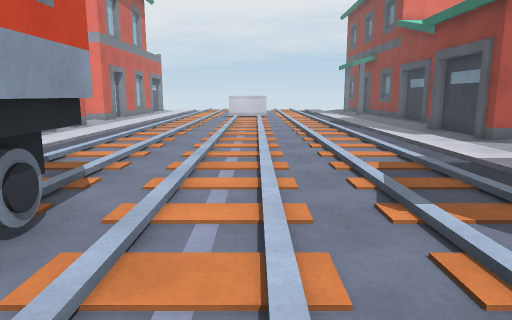
[1] (above)

19 first-person views from a walk through a 3-D level made in the Unity game engine. The camera is 1.3 m above the floor, tilts 10° down and sees 70° across. The floor is counted in squares, 1 m on a side. Each view is taken from the middle of a square. On the plan, view 1 faces up. The plan holds only what a view shows up to about 15 squares ahead; the rest is blank. The place goes on beyond the plan. The player is left out.

[2]
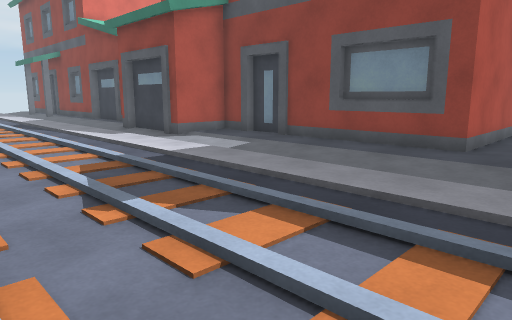

[3]
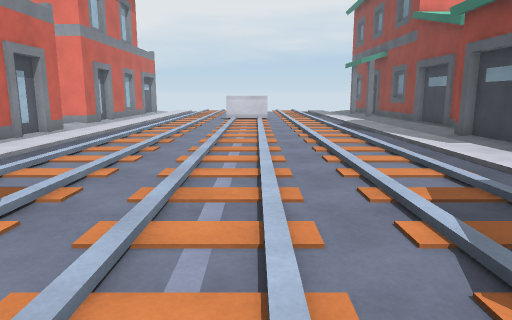

[4]
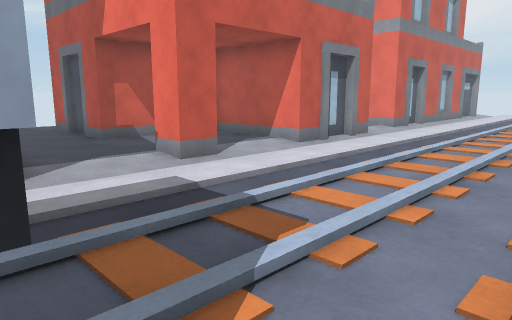

[5]
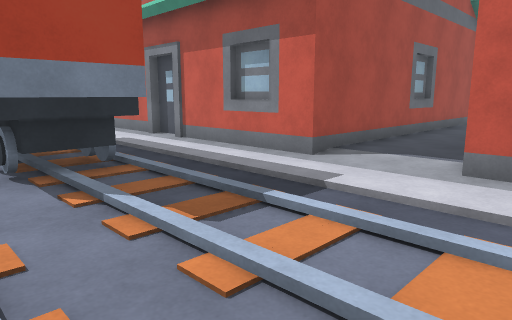

[6]
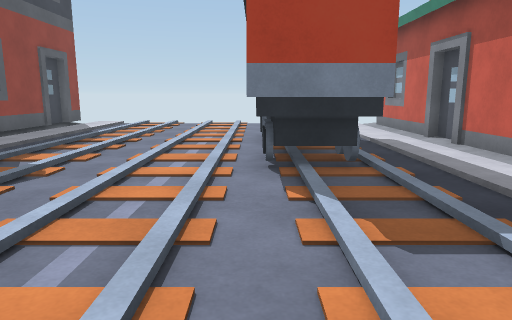

[7]
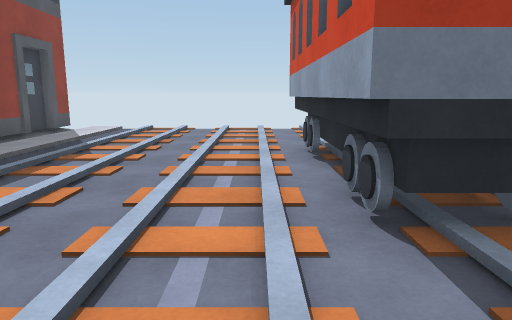

[8]
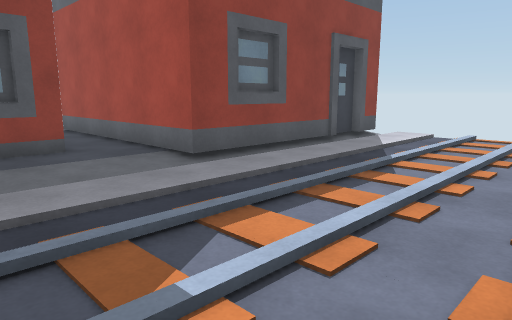

[9]
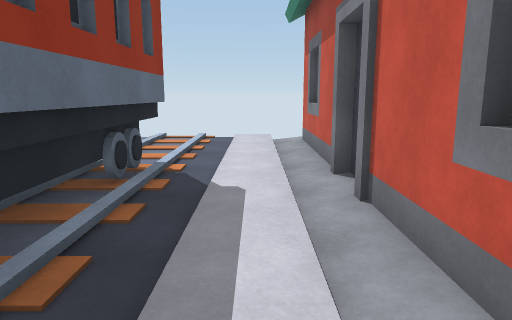

[10]
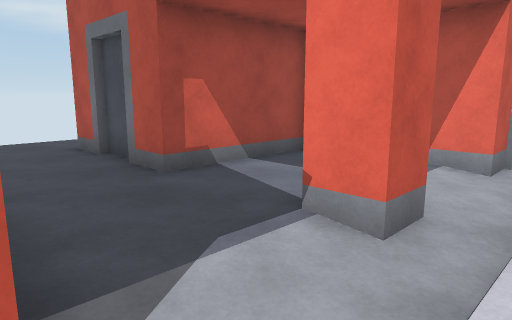

[11]
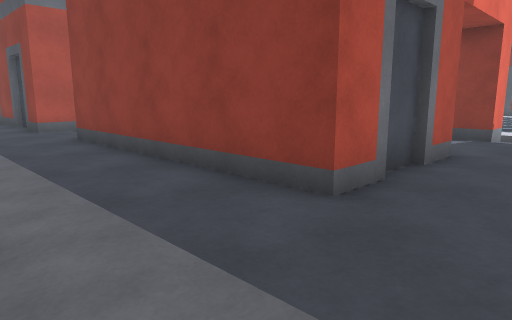

[12]
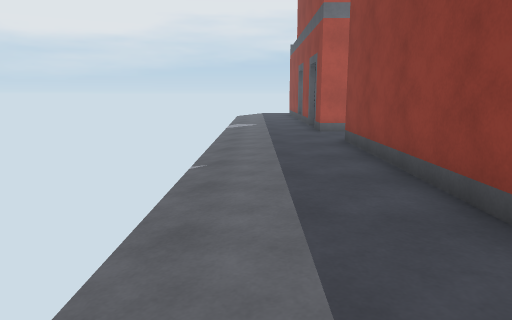

[13]
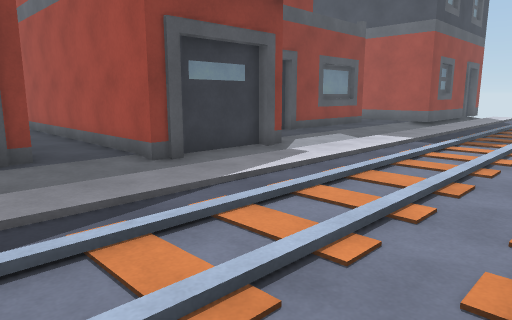

[14]
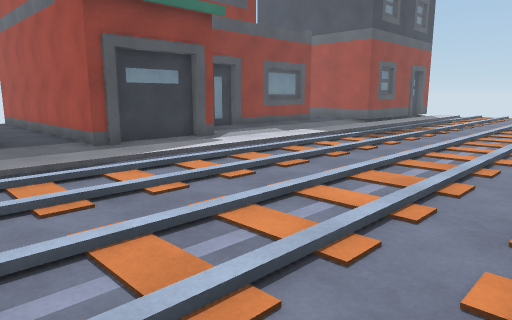

[15]
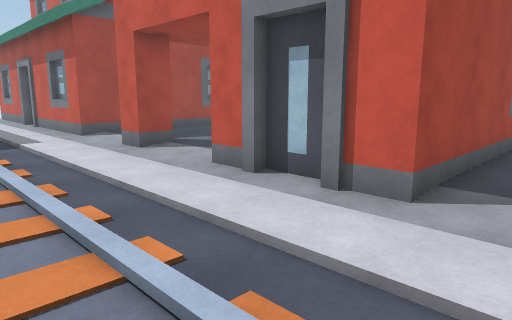

[16]
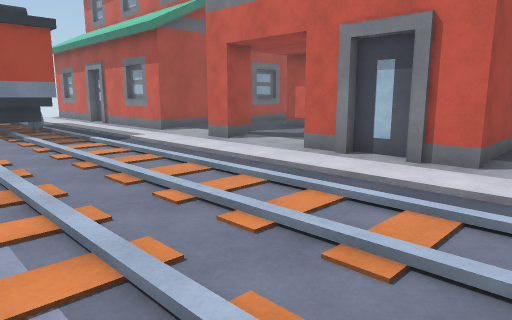

[17]
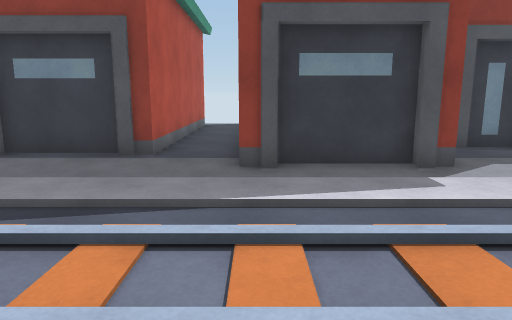

[18]
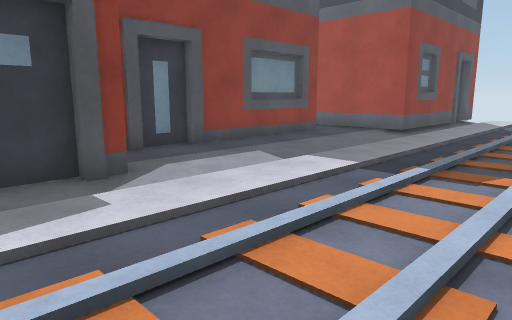

[19]
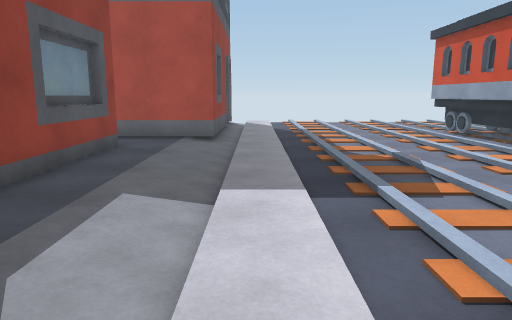

### Floor plan
Key: @ floor where view 1 was taken; # wall or solid block; . floor; / step, stairs or slope; H house; O other object.
Columns run from 19 left of view 1 to 16 right of it. Each row starts with its distance up from view 1.
 18 .....      ....//.// // ...#
 17 .....   .......//.//.//....H
 16 ....#HH#####...//.//.//....########
 15 ....#      #...//.//.//............
 14 ....#      #...//.//.//...##########
 13 ....#      #...//.//.//...#
 12 ....#  #####...//.//.//...#
 11 ....#  #.......//.//.//...#
 10 ....#  #.......//.//.//...###
  9 ....####...#...//.//.//.....#
  8 ...............//.//.//.....#
  7  ..............//.//.//.....#
  6 ...............//.//.//.....#
  5  ###########...//.//.//.....H
  4            #...OOO//.//.....H
  3            H...O.O//.//.....#
  2            #...O.O//.//.....#####
  1            #...O.O//.//..........
  0            #...O.O/@.//..#####
 -1            #...O.O//.//..H#
 -2            #...O O//.//..H#
 -3            #.../ .//.//..##
 -4            #...//.//.//..##
 -5            H...//.  .//...#
 -6            #...//.//.//...#
 -7            #...//.//.//..##
 -8                          #

Where each view was taken, in squares from view 1:
view 1: 0 up, 0 right, facing up
view 2: 0 up, 0 right, facing up-right
view 3: 2 up, 0 right, facing up
view 4: 4 up, 1 left, facing up-left
view 5: 10 up, 1 left, facing down-left
view 6: 10 up, 2 left, facing down
view 7: 7 up, 1 left, facing down
view 8: 5 up, 0 right, facing down-right
view 9: 5 up, 6 left, facing down
view 10: 5 up, 6 left, facing up-left
view 11: 6 up, 19 left, facing up-right
view 12: 6 up, 18 left, facing up
view 13: 18 up, 0 right, facing down-right
view 14: 18 up, 3 left, facing down-right
view 15: 18 up, 3 left, facing down-left
view 16: 18 up, 0 right, facing down-left
view 17: 14 up, 0 right, facing right
view 18: 13 up, 1 right, facing down-right
view 19: 12 up, 5 right, facing down
